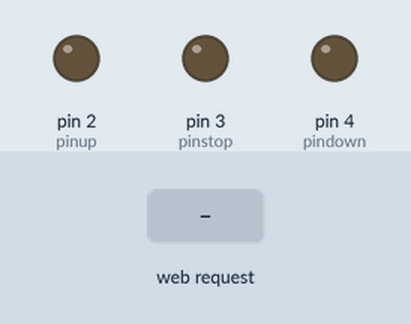
This sketch was run on a simulated Arduino Uno, built with avr-gcc and run on an emulated ATmega328P. On the bench: output pins drawn as LEDs (lit = HIGH). The test bench sets the inputs (shaded band). What the sketch prints to the serial monitor is not drawn.

Above: at 1.2 s.
1.3 s: HTTP request GET /?pw=0 received
2.8 s: HTTP request GET /?pw=1 received
At 3.6 s:
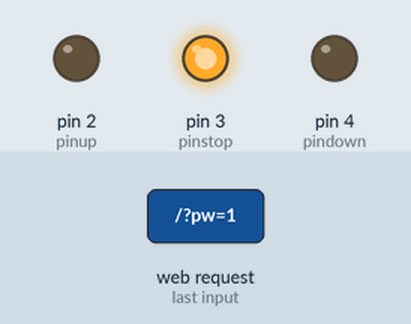
4.3 s: HTTP request GET /?pw=2 received
At 5.4 s:
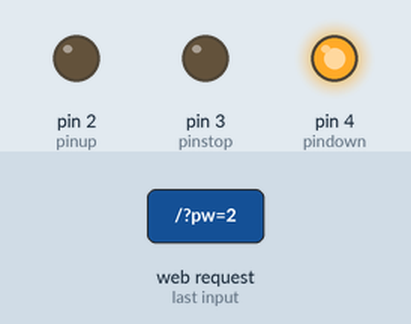
6.3 s: HTTP request GET /?pw=0 received
At 7.2 s:
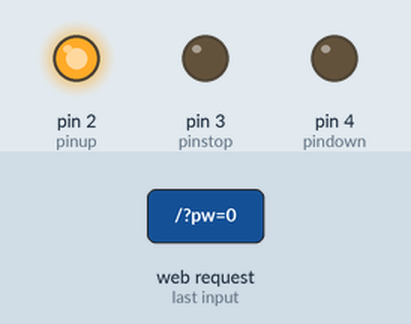
Timing chart, 0 to 9.3 s (numbered marks = the images above; inputs shaded):
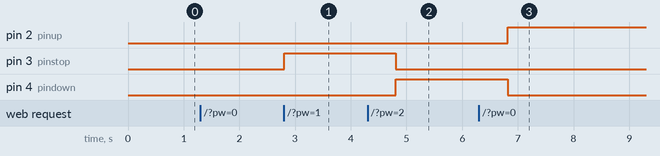

The sketch:

arduinodoor.ino
```cpp
#include <SPI.h>
#include <Ethernet.h>

byte mac[] = { 0xDE, 0xAD, 0xBE, 0xEF, 0xFE, 0xED }; //physical mac address
byte ip[] = { 192, 168, 2, 177 };

EthernetServer server(80);
int pinup=2;
int pinstop=3;
int pindown=4;
String readString = String(50);


void setup(){
  Ethernet.begin(mac, ip);
  pinMode(pinup, OUTPUT);
  pinMode(pinstop, OUTPUT);
  pinMode(pindown, OUTPUT);
  server.begin();
  Serial.begin(9600);
}
void loop(){

  EthernetClient client = server.available();
  if (client) {
    while (client.connected()) {
   if (client.available()) {
    char c = client.read();
      readString.concat(c);
      //　資料處理區
        Serial.print("f");

      if (c == '\n')
            {
                Serial.println(readString.substring(6,11));
            if (readString.substring(6,10) == "pw=0")
               {
                   Serial.println("鐵捲門開");
                 digitalWrite(pinup, HIGH);
                 digitalWrite(pinstop, LOW);
                 digitalWrite(pindown, LOW);
                 delay(2000);
               }
             else if (readString.substring(6,10) == "pw=1")
               {
                   Serial.println("鐵捲門停");
                 digitalWrite(pinstop, HIGH);
                 digitalWrite(pinup, LOW);
                 digitalWrite(pindown, LOW);
                 delay(2000);
               }
           else if (readString.substring(6,10) == "pw=2")
              {
               Serial.println("鐵捲門關");
               digitalWrite(pindown, HIGH);
               digitalWrite(pinup, LOW);
               digitalWrite(pinstop, LOW);
               delay(2000);
            }
           else
              {
                 Serial.println("等待中全部停止狀態");
                 digitalWrite(pinup, LOW);
                 digitalWrite(pinstop, LOW);
                 digitalWrite(pindown, LOW);
              }
               digitalRead(pinup);
// 　  網頁開始
          client.println("HTTP/1.1 200 OK");
          client.println("Content-Type: text/html");
//          client.println("Connection: close");  // the connection will be closed after completion of the response
          client.println();
          client.println("<!DOCTYPE HTML>");
          client.println("<html><meta charset='utf-8' /><link type='text/css' rel='stylesheet' href='http://211.75.72.240/home/home.css' >");
          client.println("<link href='//maxcdn.bootstrapcdn.com/font-awesome/4.1.0/css/font-awesome.min.css' rel='stylesheet'>");
          client.println("<img src='http://211.75.72.240/home/bg.jpg' id='bgImage' style='margin-left: 0px;'>");
          // output the value of each analog input pin
             client.println(readString.substring(6,10));
          client.print("<div id='lights'>                                                             ");
          client.print("    <ul>                                                                      ");
          client.print("      <li><a href='?pw=0'><span class='sw on'>ON</span>電捲門上</a></li>      ");
          client.print("      <li><a href='?pw=1'><span class='sw on'>ON</span>電捲門停</a></li>      ");
          client.print("      <li><a href='?pw=2'><span class='sw off'>OFF</span>電捲門下</a></li>    ");
          client.print("      <li><a href='?pw=3'><span class='sw off'>OFF</span>電腦開機</a></li>    ");
          client.print("      <li><a href='?pw=4'><span class='sw off'>OFF</span>　電燈</a></li>      ");
          client.print("    </ul>                                                                     ");
          client.print("</div>                                                                        ");


                  client.println("</html>");
        readString="";
        client.stop();
        }
        }
      }
    }
    }
```

Measured:
- after the input at 1.3 s, every drawn part: stays the same
- after the input at 2.8 s, pin 3 (pinstop): LOW → HIGH at once
- after the input at 4.3 s, pin 3 (pinstop): HIGH → LOW after 0.51 s; pin 4 (pindown): LOW → HIGH after 0.51 s
- after the input at 6.3 s, pin 2 (pinup): LOW → HIGH after 0.52 s; pin 4 (pindown): HIGH → LOW after 0.52 s
